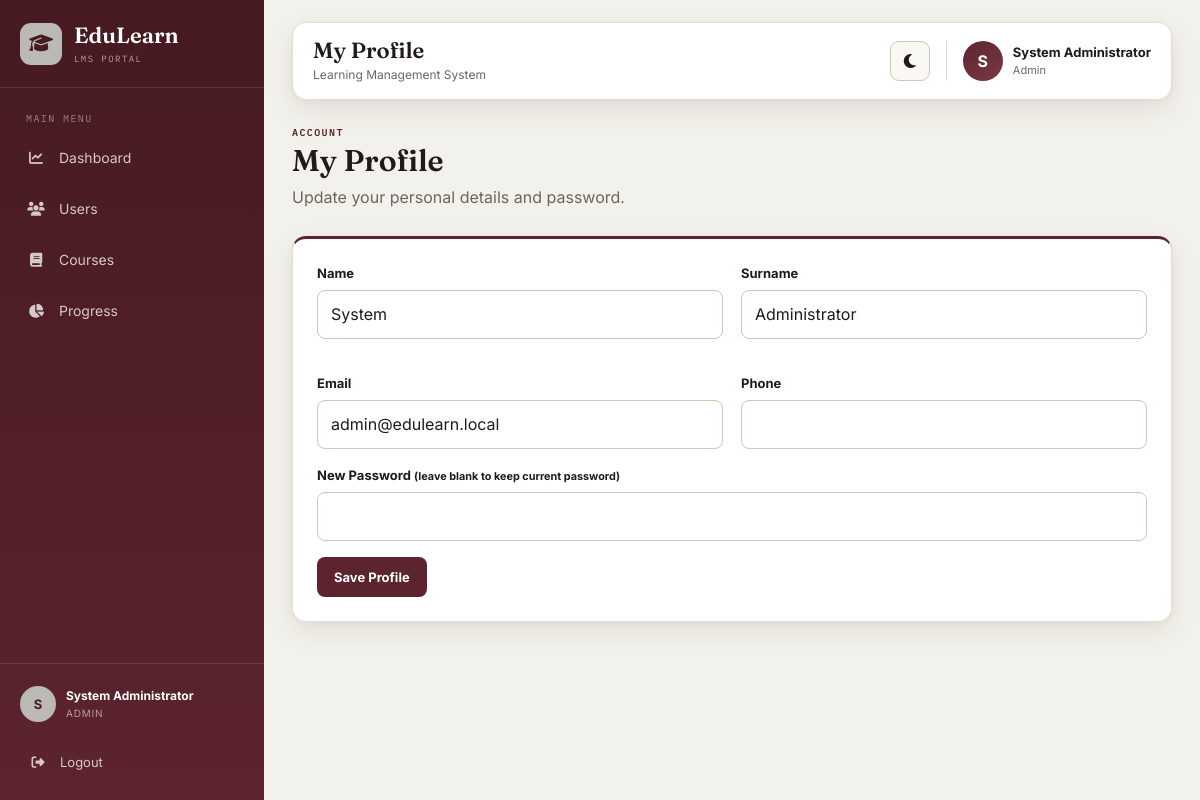
The app's page /profile.php (signed in) with its own data.
### tables this page shows
CREATE TABLE users (
    user_id INT AUTO_INCREMENT PRIMARY KEY,
    role ENUM('admin','instructor','learner') NOT NULL,
    name VARCHAR(100) NOT NULL,
    surname VARCHAR(100) NOT NULL,
    email VARCHAR(150) NOT NULL UNIQUE,
    contact VARCHAR(50),
    address VARCHAR(255),
    password_hash VARCHAR(255) NOT NULL,
    admin_number VARCHAR(100) UNIQUE NULL,
    invigilator_number VARCHAR(100) UNIQUE NULL,
    class_id INT NULL,
    created_at TIMESTAMP DEFAULT CURRENT_TIMESTAMP,
    FOREIGN KEY (class_id) REFERENCES classes(class_id) ON DELETE SET NULL
);

### includes/auth.php (called while the page is built, shortened)
<?php
function e($value)
{
    return htmlspecialchars($value ?? '', ENT_QUOTES, 'UTF-8');
}

### profile.php (the view, shortened to what this page needs)
<?php
require_once __DIR__.'/includes/db_connect.php';require_once __DIR__.'/includes/auth.php';
$st=$pdo->prepare('SELECT * FROM users WHERE user_id=?');$st->execute([$_SESSION['user_id']]);$user=$st->fetch();$pageTitle='My Profile';require __DIR__.'/includes/header.php';
?><div class="page-heading"><div><div class="eyebrow">ACCOUNT</div><h1>My Profile</h1><p>Update your personal details and password.</p></div></div><section class="dashboard-card"><form method="POST"><div class="form-grid"><div class="input-group"><label>Name</label><input name="name" value="<?=e($user['name'])?>" required></div><div class="input-group"><label>Surname</label><input name="surname" value="<?=e($user['surname'])?>" required></div><div class="input-group"><label>Email</label><input type="email" name="email" value="<?=e($user['email'])?>" required></div><div class="input-group"><label>Phone</label><input name="phone" value="<?=e($user['phone']??'')?>"></div></div><div class="input-group"><label>New Password <small>(leave blank to keep current password)</small></label><input type="password" name="new_password" minlength="6"></div><button class="btn btn-primary">Save Profile</button></form></section><?php require __DIR__.'/includes/footer.php'; ?>

### assets/css/Lms.css (style rules this page uses)
:root { --primary: #5c242e; --primary-dark: #461a20; --primary-light: #7a3a45; --accent: #bbb9b6; --accent-soft: #E8DCBE; --background: #F3F1EB; --surface: #FFFFFF; --surface-soft: #FAF8F3; --text: #201A19; --text-light: #6E655F; --border: #E3DDD1; --border-strong: #CFC6B6; --success: #1E7B4D; --warning: #B4740E; --danger: #B3261E; --info: #2A5E8C; --sidebar-width: 264px; --radius: 14px; --radius-sm: 9px; --shadow: 0 10px 30px rgba(32,26,25,.08), 0 2px 6px rgba(32,26,25,.04); --shadow-lg: 0 24px 60px rgba(32,26,25,.16); --transition: all .22s ease; --font-display: 'Fraunces', Georgia, serif; --font-body: 'Inter', Arial, sans-serif; --font-mono: 'IBM Plex Mono', Consolas, monospace; }
* { box-sizing: border-box; margin: 0; padding: 0; }
html { min-height: 100%; }
body { min-height: 100vh; background: var(--background); color: var(--text); font-family: var(--font-body); line-height: 1.55; transition: background .2s ease, color .2s ease; }
button, input, select, textarea { font: inherit; }
button { cursor: pointer; }
.page-heading { display: flex; justify-content: space-between; align-items: flex-start; gap: 20px; margin-bottom: 26px; }
.eyebrow { color: var(--primary); font: 600 10px var(--font-mono); letter-spacing: .14em; }
.page-heading h1 { margin-top: 4px; font: 600 30px/1.2 var(--font-display); }
.page-heading p { margin-top: 6px; color: var(--text-light); }
.dashboard-card, .card { min-width: 0; padding: 24px; margin-bottom: 22px; background: var(--surface); border: 1px solid var(--border); border-top: 3px solid var(--primary); border-radius: var(--radius); box-shadow: var(--shadow); }
.btn, .primary-button { min-height: 40px; display: inline-flex; align-items: center; justify-content: center; gap: 8px; padding: 9px 16px; border-radius: 8px; border: 1px solid transparent; font-size: 13px; font-weight: 700; transition: var(--transition); }
.btn-primary, .primary-button { background: var(--primary); color: #fff; }
.form-grid { display: grid; grid-template-columns: repeat(2,minmax(0,1fr)); gap: 18px; }
.input-group, .form-group { min-width: 0; display: flex; flex-direction: column; gap: 7px; margin-bottom: 16px; }
.input-group label, .form-group label { font-size: 13px; font-weight: 700; }
.input-group input, .input-group select, .input-group textarea, .form-group input, .form-group select, .form-group textarea { width: 100%; min-width: 0; padding: 11px 13px; border: 1px solid var(--border-strong); border-radius: 8px; background: var(--surface); color: var(--text); outline: none; }

### records on screen
users: name "System", surname "Administrator", email "admin@edulearn.local"

### other values on screen
substr($_SESSION['name'] ?? 'U', 0, 1) "S"
$_SESSION['name'] "System Administrator"
$role ?: 'User' "ADMIN"
$pageTitle "My Profile"
$role ?: 'User' "Admin"
